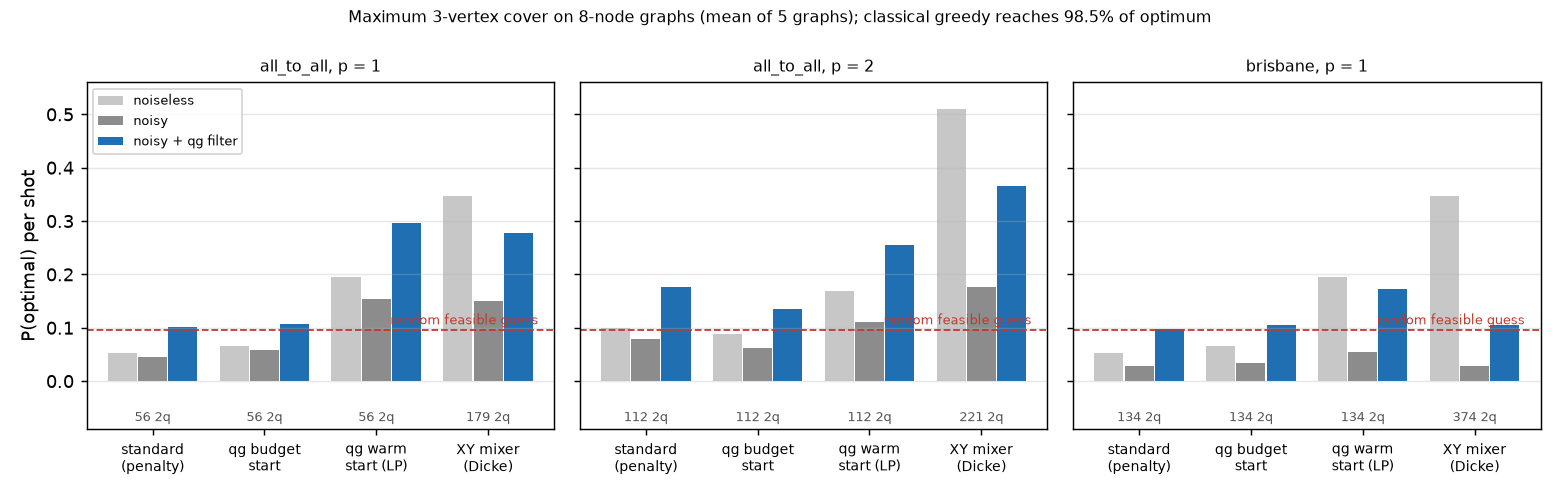

Generate this figure with Python:
"""
Constrained optimization with QAOA: "choose exactly K", with and without
qg.

Problem: maximum K-vertex cover. On a graph with n vertices choose
exactly K of them so that as many edges as possible touch a chosen
vertex. With x_i in {0, 1} (1 = chosen) and x_i = (1 - Z_i)/2,

    cover(x) = sum_{(i,j) in E} (x_i + x_j - x_i x_j),   sum_i x_i = K.

In qg units the constraint is a statement about the register mean qg_Z:

    sum_i x_i = K   <=>   mean qg_Z = 1 - 2K/n     (0.25 for n = 8, K = 3)

-- the same identity as the electron number in chemistry (§21). It gives
the three qg ingredients tested here:

  * qg filter: keep only shots with Hamming weight K (per-shot
    qg_Z = 1 - 2K/n).
  * qg budget start: prepare every qubit at qg = 1 - 2K/n (Ry(theta)
    with cos theta = 1 - 2K/n), so the initial state already satisfies
    the constraint on average; mixer rotated about that axis (Egger et
    al., Quantum 5, 479 (2021)). No classical pre-solve needed.
  * qg warm start: qg_i = 1 - 2 c_i from the LP relaxation c of the
    problem, clipped to |qg_i| <= 0.5 (Egger's epsilon = 0.25, i.e. pole
    damping in qg).

QAOA variants (depth p, angles optimized noiselessly, then run noisy):

  standard   |+>^n start, X mixer, cost - lambda (sum x - K)^2
  qg budget  as standard, qg-budget start and rotated mixer
  qg warm    as standard, LP warm start and rotated mixer
  XY         constraint-preserving: Dicke-state start (all weight-K
             strings), XY ring mixer,
             cost without penalty (Hadfield et al. 2019)

Classical baselines: brute force (exact), greedy, and uniform random
sampling of feasible sets.

Findings (n = 8, K = 3, 5 random graphs G(8, 1/2), 4000 shots; P(opt)
= probability that one shot is an optimal cover; random feasible guess:
P(opt) 0.096, ratio 0.772; classical greedy: ratio 0.985, optimal on 4
of 5 graphs; brute force: 56 feasible sets, instant):

  all-to-all device (0.6% depolarizing per CX), P(opt) noiseless / noisy
  / noisy + qg filter:
    p = 1  standard   0.053 / 0.046 / 0.101     (56 CX)
           qg budget  0.066 / 0.058 / 0.108
           qg warm    0.195 / 0.155 / 0.297
           XY         0.346 / 0.150 / 0.278     (179 CX)
    p = 2  standard   0.099 / 0.079 / 0.176     (112 CX)
           qg budget  0.087 / 0.062 / 0.136
           qg warm    0.169 / 0.110 / 0.256
           XY         0.511 / 0.177 / 0.366     (221 CX)
  fake_brisbane (heavy-hex routing, 134-497 ECR): after the filter every
  variant is at the random-feasible level (P(opt) 0.09-0.12, ratio
  0.77-0.79) except the warm start at p = 1 (0.173, 0.813).

  * The qg filter is free and never hurts. With the constraint-preserving
    XY mixer, whose ideal output is 100% feasible, the kept fraction is
    a pure error witness (0.54 at p = 1) and the filter doubles P(opt)
    under noise (0.150 -> 0.278; 0.177 -> 0.366 at p = 2).
  * Penalty QAOA at p <= 2 is no better than guessing: after filtering,
    standard QAOA gives P(opt) 0.10-0.18 and ratio 0.78-0.79, the level
    of a random feasible set. The qg budget start raises the raw
    feasibility (kept 0.46 -> 0.54, raw ratio 0.354 -> 0.422 at p = 1)
    but not the quality of the feasible shots.
  * The warm start is the best penalty variant (3x the random guess),
    but its LP relaxation is already integral, i.e. already the answer,
    on 3 of 5 graphs: the value comes from the classical pre-solve.
  * The witness says when nothing is left. On fake_brisbane the kept
    fraction falls to 0.24-0.33, close to 56/256 = 0.22, the value of a
    fully mixed register: the filtered samples are then random feasible
    sets, as measured.
  * Classical wins: greedy reaches 98.5% of the optimum and brute force
    is instant at n = 8. No variant reaches the greedy ratio. The qg
    ingredients improve QAOA relative to QAOA, not relative to classical
    optimization.
"""

import os
import sys

import numpy as np
from qiskit import QuantumCircuit, transpile
from qiskit.circuit.library import XXPlusYYGate
from scipy.optimize import linprog, minimize

sys.path.insert(0, os.path.dirname(os.path.abspath(__file__)))

N_NODES, K_CHOSEN = 8, 3
IDX = np.arange(2**N_NODES)
BITS = (IDX[:, None] >> np.arange(N_NODES)) & 1  # x_i = bit i
WEIGHT = BITS.sum(1)
FEASIBLE = WEIGHT == K_CHOSEN
QG_BUDGET = 1.0 - 2.0 * K_CHOSEN / N_NODES
VARIANTS = ("standard", "qg_budget", "qg_warm", "xy")


# --------------------------------------------------------------------- #
# Problem and classical baselines
# --------------------------------------------------------------------- #
def random_graph(seed, n=N_NODES, p_edge=0.5):
    rng = np.random.default_rng(seed)
    return [(i, j) for i in range(n) for j in range(i + 1, n) if rng.random() < p_edge]


def cover_values(edges):
    """cover(x) for every bit string (vector of length 2^n)."""
    c = np.zeros(2**N_NODES)
    for i, j in edges:
        c += BITS[:, i] | BITS[:, j]
    return c


def brute_force(edges):
    c = cover_values(edges)
    best = c[FEASIBLE].max()
    return float(best), np.nonzero(FEASIBLE & (c == best))[0]


def greedy(edges):
    chosen, left = set(), set(edges)
    for _ in range(K_CHOSEN):
        gain = {v: sum(1 for e in left if v in e) for v in range(N_NODES) if v not in chosen}
        v = max(gain, key=lambda u: (gain[u], -u))
        chosen.add(v)
        left = {e for e in left if v not in e}
    return float(len(edges) - len(left))


def lp_relaxation(edges):
    """max sum y_e, y_e <= x_i + x_j, y_e <= 1, sum x = K, 0 <= x <= 1."""
    n, m = N_NODES, len(edges)
    cost = np.concatenate([np.zeros(n), -np.ones(m)])
    a_ub = np.zeros((m, n + m))
    for k, (i, j) in enumerate(edges):
        a_ub[k, [i, j]] = -1.0
        a_ub[k, n + k] = 1.0
    a_eq = np.concatenate([np.ones(n), np.zeros(m)])[None]
    res = linprog(cost, A_ub=a_ub, b_ub=np.zeros(m), A_eq=a_eq, b_eq=[K_CHOSEN],
                  bounds=[(0, 1)] * (n + m), method="highs")
    return res.x[:n]


def start_qg(variant, edges):
    """Per-qubit qg of the initial product state (None for XY)."""
    if variant == "standard":
        return np.zeros(N_NODES)
    if variant == "qg_budget":
        return np.full(N_NODES, QG_BUDGET)
    if variant == "qg_warm":
        return np.clip(1.0 - 2.0 * lp_relaxation(edges), -0.5, 0.5)
    return None


def dicke_state(qc: QuantumCircuit, n=N_NODES, k=K_CHOSEN):
    """Uniform superposition of all weight-k strings (Baertschi &
    Eidenbenz 2019, split-and-cyclic-shift construction)."""
    from qiskit.circuit.library import RYGate

    for i in range(n - k, n):
        qc.x(i)

    def scs(m, kk):  # paper qubit i -> qubit i - 1
        qc.cx(m - 2, m - 1)
        qc.cry(2 * np.arccos(np.sqrt(1 / m)), m - 1, m - 2)
        qc.cx(m - 2, m - 1)
        for l in range(2, kk + 1):
            qc.cx(m - l - 1, m - 1)
            qc.append(RYGate(2 * np.arccos(np.sqrt(l / m))).control(2, annotated=False), [m - 1, m - l, m - l - 1])
            qc.cx(m - l - 1, m - 1)

    for m in range(n, k, -1):
        scs(m, k)
    for m in range(k, 1, -1):
        scs(m, m - 1)


def penalty_weight(edges):
    deg = np.bincount(np.array(edges).ravel(), minlength=N_NODES)
    return float(deg.max())


def objective_values(edges, variant):
    """Values F(x) to MINIMIZE (diagonal of the cost Hamiltonian)."""
    f = -cover_values(edges)
    if variant != "xy":
        f = f + penalty_weight(edges) * (WEIGHT - K_CHOSEN) ** 2
    return f


def ising_terms(f):
    """F = c0 + sum h_i Z_i + sum J_ij Z_i Z_j (exact for quadratic F)."""
    z = 1 - 2 * BITS
    h = {i: float(np.mean(f * z[:, i])) for i in range(N_NODES)}
    J = {(i, j): float(np.mean(f * z[:, i] * z[:, j])) for i in range(N_NODES) for j in range(i + 1, N_NODES)}
    return h, {k: v for k, v in J.items() if abs(v) > 1e-12}


# --------------------------------------------------------------------- #
# Circuits (the same circuit is used noiseless and noisy)
# --------------------------------------------------------------------- #
def qaoa_circuit(edges, variant, params, measure=True):
    p = len(params) // 2
    gammas, betas = params[:p], params[p:]
    h, J = ising_terms(objective_values(edges, variant))
    qc = QuantumCircuit(N_NODES)
    qg = start_qg(variant, edges)
    if variant == "xy":
        dicke_state(qc)
    else:
        thetas = np.arccos(qg)
        for q in range(N_NODES):
            qc.ry(float(thetas[q]), q)
    for layer in range(p):
        g, b = float(gammas[layer]), float(betas[layer])
        for (i, j), v in J.items():
            qc.rzz(2 * g * v, i, j)
        for i, v in h.items():
            if abs(v) > 1e-12:
                qc.rz(2 * g * v, i)
        if variant == "xy":
            ring = [(i, (i + 1) % N_NODES) for i in range(0, N_NODES, 2)] + \
                   [(i, (i + 1) % N_NODES) for i in range(1, N_NODES, 2)]
            for i, j in ring:
                qc.append(XXPlusYYGate(4 * b), [i, j])
        else:
            for q in range(N_NODES):
                qc.ry(-float(thetas[q]), q)
                qc.rz(-2 * b, q)
                qc.ry(float(thetas[q]), q)
    if measure:
        qc.measure_all()
    return qc


def ideal_distribution(edges, variant, params):
    from qiskit.quantum_info import Statevector

    return np.abs(Statevector(qaoa_circuit(edges, variant, params, measure=False)).data) ** 2


def optimize_angles(edges, variant, p=1, restarts=6, seed=0):
    """Minimize the noiseless expected F (penalized cost; plain cost for XY)."""
    f = objective_values(edges, variant)
    rng = np.random.default_rng(seed)
    best = None
    for _ in range(restarts):
        x0 = np.concatenate([rng.uniform(0, 0.6, p), rng.uniform(0, np.pi / 2, p)])
        res = minimize(lambda x: float(ideal_distribution(edges, variant, x) @ f), x0, method="COBYLA",
                       options={"maxiter": 300, "rhobeg": 0.2})
        if best is None or res.fun < best.fun:
            best = res
    return best.x


# --------------------------------------------------------------------- #
# Metrics
# --------------------------------------------------------------------- #
def sample_metrics(probs, edges, filtered):
    """P(optimal) per shot and mean approximation ratio cover/opt
    (infeasible shots score 0), optionally after the qg filter."""
    c = cover_values(edges)
    opt, _ = brute_force(edges)
    p = np.where(FEASIBLE, probs, 0.0) if filtered else np.asarray(probs, dtype=float)
    kept = p.sum()
    if filtered:
        p = p / kept
    good = FEASIBLE & (c == opt)
    return {
        "p_opt": float(p[good].sum()),
        "ratio": float((p * np.where(FEASIBLE, c / opt, 0.0)).sum()),
        "kept": float(np.where(FEASIBLE, probs, 0).sum()),
        "mean_qg_z": float(probs @ (1 - 2 * WEIGHT / N_NODES)),
    }


def random_feasible_baseline(edges):
    c = cover_values(edges)
    opt, sols = brute_force(edges)
    return {"p_opt": len(sols) / FEASIBLE.sum(), "ratio": float(c[FEASIBLE].mean() / opt)}


# --------------------------------------------------------------------- #
# Noisy runs
# --------------------------------------------------------------------- #
def _probs(counts, shots):
    p = np.zeros(2**N_NODES)
    for key, v in counts.items():
        p[int(key.replace(" ", ""), 2)] += v
    return p / shots


ALL_TO_ALL = {"p2": 0.006, "p1": 0.0005, "dephase2": 0.001, "readout": 0.005}


def all_to_all_noise_model(params=ALL_TO_ALL):
    """Generic all-to-all device dominated by depolarizing two-qubit errors
    (same figures as examples/hubbard_trotter_qg_filters.py)."""
    from qiskit_aer.noise import NoiseModel, ReadoutError, depolarizing_error, phase_damping_error

    nm = NoiseModel()
    deph = phase_damping_error(params["dephase2"])
    nm.add_all_qubit_quantum_error(depolarizing_error(params["p2"], 2).compose(deph.tensor(deph)), ["cx"])
    nm.add_all_qubit_quantum_error(depolarizing_error(params["p1"], 1), ["sx", "x"])
    r = params["readout"]
    nm.add_all_qubit_readout_error(ReadoutError([[1 - r, r], [r, 1 - r]]))
    return nm


def run_noisy(circuits, device="all_to_all", shots=4000, seed=11):
    from qiskit_aer import AerSimulator

    if device == "all_to_all":
        tc = transpile(circuits, basis_gates=["cx", "rz", "sx", "x"], optimization_level=1, seed_transpiler=1)
        sim = AerSimulator(noise_model=all_to_all_noise_model())
    elif device == "brisbane":
        from nisq_hardware_validation import choose_layout
        from qiskit_ibm_runtime.fake_provider import FakeBrisbane

        backend = FakeBrisbane()
        tc = transpile(circuits, backend=backend, initial_layout=choose_layout(backend, N_NODES),
                       optimization_level=1, seed_transpiler=1, scheduling_method="alap")
        sim = AerSimulator.from_backend(backend)
    else:
        raise ValueError(device)
    res = sim.run(tc, shots=shots, seed_simulator=seed).result()
    twoq = [sum(c.count_ops().get(g, 0) for g in ("cx", "ecr", "cz")) for c in tc]
    return [_probs(res.get_counts(i), shots) for i in range(len(tc))], twoq


def experiment(graph_seeds=range(5), p=1, device="all_to_all", shots=4000, seed=11):
    """Per graph and variant: noiseless and noisy metrics, raw and filtered."""
    rows = []
    for gs in graph_seeds:
        edges = random_graph(gs)
        params = {v: optimize_angles(edges, v, p) for v in VARIANTS}
        circuits = [qaoa_circuit(edges, v, params[v]) for v in VARIANTS]
        noisy, twoq = run_noisy(circuits, device, shots, seed)
        for v, pn, n2 in zip(VARIANTS, noisy, twoq):
            pi = ideal_distribution(edges, v, params[v])
            rows.append({
                "graph": gs, "variant": v, "two_qubit_gates": n2,
                "ideal": sample_metrics(pi, edges, False), "ideal_f": sample_metrics(pi, edges, True),
                "noisy": sample_metrics(pn, edges, False), "noisy_f": sample_metrics(pn, edges, True),
            })
        rows.append({"graph": gs, "variant": "random_feasible", **random_feasible_baseline(edges),
                     "greedy_ratio": greedy(edges) / brute_force(edges)[0]})
    return rows


def summarize(rows):
    out = {}
    for v in VARIANTS:
        rs = [r for r in rows if r["variant"] == v]
        out[v] = {k: {m: float(np.mean([r[k][m] for r in rs])) for m in ("p_opt", "ratio", "kept", "mean_qg_z")}
                  for k in ("ideal", "ideal_f", "noisy", "noisy_f")}
        out[v]["two_qubit_gates"] = float(np.mean([r["two_qubit_gates"] for r in rs]))
    rb = [r for r in rows if r["variant"] == "random_feasible"]
    out["random_feasible"] = {"p_opt": float(np.mean([r["p_opt"] for r in rb])),
                              "ratio": float(np.mean([r["ratio"] for r in rb])),
                              "greedy_ratio": float(np.mean([r["greedy_ratio"] for r in rb]))}
    return out


def make_figure(summaries, path):
    import matplotlib

    matplotlib.use("Agg")
    import matplotlib.pyplot as plt

    names = {"standard": "standard\n(penalty)", "qg_budget": "qg budget\nstart", "qg_warm": "qg warm\nstart (LP)",
             "xy": "XY mixer\n(Dicke)"}
    fig, axes = plt.subplots(1, len(summaries), figsize=(4 * len(summaries), 3.8), sharey=True)
    for ax, (label, s) in zip(axes, summaries.items()):
        x = np.arange(len(VARIANTS))
        ax.bar(x - 0.27, [s[v]["ideal"]["p_opt"] for v in VARIANTS], 0.26, color="#c7c7c7", label="noiseless")
        ax.bar(x, [s[v]["noisy"]["p_opt"] for v in VARIANTS], 0.26, color="#8c8c8c", label="noisy")
        ax.bar(x + 0.27, [s[v]["noisy_f"]["p_opt"] for v in VARIANTS], 0.26, color="#1f6fb2", label="noisy + qg filter")
        ax.axhline(s["random_feasible"]["p_opt"], color="#c0392b", ls="--", lw=1)
        ax.text(3.45, s["random_feasible"]["p_opt"] + 0.01, "random feasible guess", ha="right", fontsize=7,
                color="#c0392b")
        for i, v in enumerate(VARIANTS):
            ax.text(i, -0.075, f"{s[v]['two_qubit_gates']:.0f} 2q", ha="center", fontsize=7, color="#555")
        ax.set_xticks(x)
        ax.set_xticklabels([names[v] for v in VARIANTS], fontsize=7.5)
        ax.set_title(label, fontsize=9)
        ax.set_ylim(-0.09, 0.56)
        ax.grid(axis="y", alpha=0.3)
    axes[0].set_ylabel("P(optimal) per shot")
    axes[0].legend(fontsize=7, loc="upper left")
    fig.suptitle("Maximum 3-vertex cover on 8-node graphs (mean of 5 graphs); classical greedy reaches 98.5% of optimum",
                 fontsize=9)
    fig.tight_layout()
    fig.savefig(path, dpi=130)


if __name__ == "__main__":
    summaries = {}
    for device in ("all_to_all", "brisbane"):
        for p in (1, 2):
            s = summaries[f"{device}, p = {p}"] = summarize(experiment(p=p, device=device))
            rb = s["random_feasible"]
            print(f"\n=== {device}, p = {p} (mean over 5 graphs, n = {N_NODES}, K = {K_CHOSEN}) ===")
            print(f"random feasible: P(opt) {rb['p_opt']:.3f}, ratio {rb['ratio']:.3f}; greedy ratio {rb['greedy_ratio']:.3f}")
            print(f"{'variant':10s} {'2q':>5} | {'ideal P(opt)':>12} {'kept':>5} | {'noisy P(opt)':>12} {'+qg filter':>10} "
                  f"| {'ratio':>6} {'+filter':>7} | {'kept':>5} {'qg_Z':>6}")
            for v in VARIANTS:
                r = s[v]
                print(f"{v:10s} {r['two_qubit_gates']:5.0f} | {r['ideal']['p_opt']:12.3f} {r['ideal']['kept']:5.2f} | "
                      f"{r['noisy']['p_opt']:12.3f} {r['noisy_f']['p_opt']:10.3f} | {r['noisy']['ratio']:6.3f} "
                      f"{r['noisy_f']['ratio']:7.3f} | {r['noisy']['kept']:5.2f} {r['noisy']['mean_qg_z']:+6.3f}")
    if "--figure" in sys.argv:
        del summaries["brisbane, p = 2"]
        make_figure(summaries, __file__.replace(".py", ".png"))
